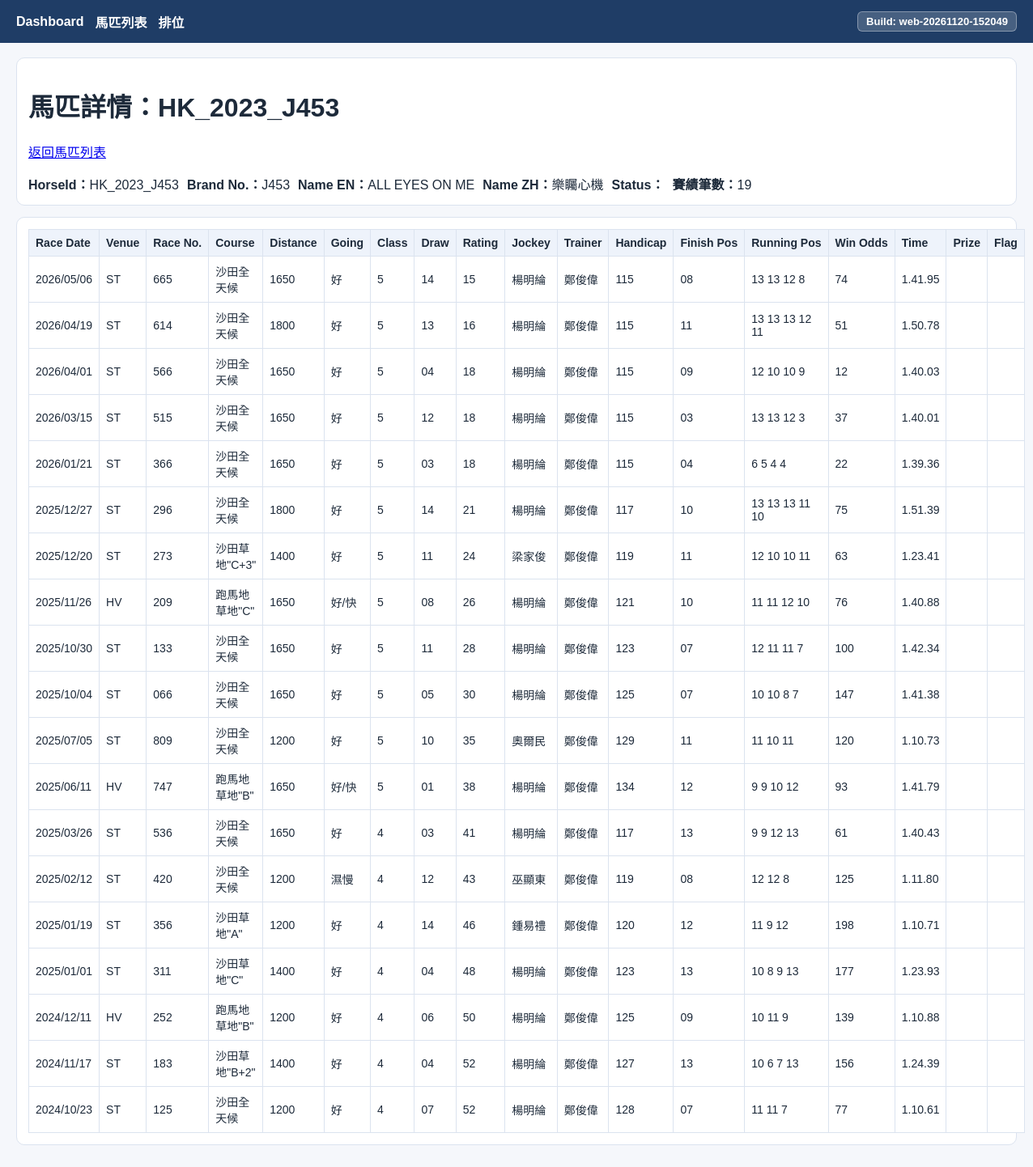
Screenshot of /horses/HK_2023_J453 with the database file from the repository.
### tables this page shows
CREATE TABLE horses (
              id INTEGER PRIMARY KEY AUTOINCREMENT,
              horse_id TEXT NOT NULL UNIQUE,
              name_zh TEXT,
              name_en TEXT,
              status TEXT,
              created_at TEXT DEFAULT CURRENT_TIMESTAMP
            , brand_no TEXT);

### racing/web_app.py (the view)
@app.get("/horses/<horse_id>")
def horse_detail(horse_id: str) -> str:
    init_db(DB_PATH)
    horse = fetch_horse_by_id(DB_PATH, horse_id)
    if horse is None:
        abort(404)
    records = fetch_race_records(DB_PATH, horse_id)
    status = get_horse_status(DB_PATH, horse_id)
    records_view = [
        {
            "race_date": format_race_date_display(r.race_date),
            "venue": r.venue,
            "race_no": r.race_no,
            "course": r.course,
            "distance": r.distance,
            "going": r.going,
            "class_band": r.class_band,
            "draw": r.draw,
            "rating": r.rating,
            "jockey": r.jockey,
            "trainer": r.trainer,
            "handicap": r.handicap,
            "finish_pos": r.finish_pos,
            "running_pos": r.running_pos,
            "win_odds": r.win_odds,
            "time": r.time,
            "prize": r.prize,
            "flag": status,
        }
        for r in records
    ]
    return render_template(
        "horse_detail.html",
        horse=horse,
        status=status,
        records=records_view,
        records_total=count_race_records(DB_PATH, horse_id),
    )

### racing/challenge_kings.py (called while the page is built)
def challenge_kings_schema_sql() -> str:
    return """
        CREATE TABLE IF NOT EXISTS challenge_standings (
          id INTEGER PRIMARY KEY AUTOINCREMENT,
          challenge_type TEXT NOT NULL,
          race_date TEXT NOT NULL,
          entry_no TEXT NOT NULL DEFAULT '',
          person_name TEXT NOT NULL,
          day_points TEXT NOT NULL DEFAULT '',
          wins TEXT NOT NULL DEFAULT '',
          seconds TEXT NOT NULL DEFAULT '',
          thirds TEXT NOT NULL DEFAULT '',
          fourths TEXT NOT NULL DEFAULT '',
          remark TEXT NOT NULL DEFAULT '',
          is_other INTEGER NOT NULL DEFAULT 0,
          updated_at TEXT NOT NULL DEFAULT '',
          UNIQUE(challenge_type, race_date, entry_no, person_name, is_other)
        );
        CREATE INDEX IF NOT EXISTS idx_challenge_standings_meeting
          ON challenge_standings(challenge_type, race_date);
    """

### racing/db.py (called while the page is built)
def is_acceptable_horse_id(horse_id: str) -> bool:
    hid = str(horse_id or "").strip()
    if len(hid) < 2 or len(hid) > 48:
        return False
    if hid.lower() in _DISALLOWED_HORSE_IDS:
        return False
    if _RE_HKJC_HORSE_ID.match(hid):
        return True
    if _RE_BRAND_NO.match(hid):
        return True
    return False

def connect(db_path: Path) -> sqlite3.Connection:
    conn = sqlite3.connect(str(db_path), timeout=30.0)
    conn.row_factory = sqlite3.Row
    conn.execute("PRAGMA foreign_keys = ON;")
    conn.execute("PRAGMA busy_timeout = 30000;")
    return conn

def get_connection(db_path: Path) -> sqlite3.Connection:
    return connect(db_path)

def _purge_unacceptable_horses(conn: sqlite3.Connection) -> None:
    rows = conn.execute("SELECT horse_id FROM horses;").fetchall()
    bad = [
        str(r["horse_id"] or "").strip()
        for r in rows
        if not is_acceptable_horse_id(str(r["horse_id"] or ""))
    ]
    if not bad:
        return
    for hid in bad:
        conn.execute("DELETE FROM race_records WHERE horse_id = ?;", (hid,))
        conn.execute("DELETE FROM horses WHERE horse_id = ?;", (hid,))

def count_race_records(db_path: Path, horse_id: str) -> int:
    with get_connection(db_path) as conn:
        cur = conn.execute(
            "SELECT COUNT(*) AS c FROM race_records WHERE horse_id = ?;",
            (horse_id,),
        )
        row = cur.fetchone()
        return int(row["c"]) if row else 0

### racing/schema.py (called while the page is built)
def qident(identifier: str) -> str:
    return '"' + identifier.replace('"', '""') + '"'

### racing/web_templates/horse_detail.html (shortened to what this page needs)
{% extends "base.html" %}
{% block content %}
<div class="card">
  <h1>馬匹詳情：{{ horse["horse_id"] }}</h1>
  <p><a href="{{ url_for('horses_list') }}">返回馬匹列表</a></p>
  <div class="row">
    <div><strong>HorseId：</strong>{{ horse["horse_id"] }}</div>
    <div><strong>Brand No.：</strong>{{ horse["brand_no"] or "" }}</div>
    <div><strong>Name EN：</strong>{{ horse["name_en"] or "" }}</div>
    <div><strong>Name ZH：</strong>{{ horse["name_zh"] or "" }}</div>
    <div><strong>Status：</strong>{{ status or "" }}</div>
    <div><strong>賽績筆數：</strong>{{ records_total }}</div>
  </div>
</div>
<div class="card">
  <table>
    <thead>
      <tr>
        <th>Race Date</th>
        <th>Venue</th>
        <th>Race No.</th>
        <th>Course</th>
        <th>Distance</th>
        <th>Going</th>
        <th>Class</th>
        <th>Draw</th>
        <th>Rating</th>
        <th>Jockey</th>
        <th>Trainer</th>
        <th>Handicap</th>
        <th>Finish Pos</th>
        <th>Running Pos</th>
        <th>Win Odds</th>
        <th>Time</th>
        <th>Prize</th>
        <th>Flag</th>
      </tr>
    </thead>
    <tbody>
      {% for r in records %}
      <tr>
        <td>{{ r["race_date"] }}</td>
        <td>{{ r["venue"] }}</td>
        <td>{{ r["race_no"] }}</td>
        <td>{{ r["course"] }}</td>
        <td>{{ r["distance"] }}</td>
        <td>{{ r["going"] }}</td>
        <td>{{ r["class_band"] }}</td>
        <td>{{ r["draw"] }}</td>
        <td>{{ r["rating"] }}</td>
        <td>{{ r["jockey"] }}</td>
        <td>{{ r["trainer"] }}</td>
        <td>{{ r["handicap"] }}</td>
        <td>{{ r["finish_pos"] }}</td>
        <td>{{ r["running_pos"] }}</td>
        <td>{{ r["win_odds"] }}</td>
        <td>{{ r["time"] }}</td>
        <td>{{ r["prize"] }}</td>
        <td>{{ r["flag"] }}</td>
      </tr>
      {% else %}
      <tr><td colspan="18">目前沒有賽績資料。</td></tr>
      {% endfor %}
    </tbody>
  </table>
</div>
{% endblock %}

### racing/web_templates/base.html (style rules this page uses)
:root { color-scheme: light; }
body { margin: 0; font-family: "Microsoft JhengHei", Arial, sans-serif; background: #f5f7fb; color: #1d2a3a; }
.card { background: #fff; border: 1px solid #dbe3ef; border-radius: 10px; padding: 14px; margin-bottom: 14px; }
table { width: 100%; border-collapse: collapse; background: #fff; }
th, td { border: 1px solid #dbe3ef; padding: 8px; font-size: 14px; text-align: left; }
th { background: #eef3fb; white-space: nowrap; }
.row { display: flex; gap: 10px; align-items: center; flex-wrap: wrap; }

### rows the page displays
horses: horse_id "HK_2023_J453", brand_no "J453", name_en "ALL EYES ON ME", name_zh "樂矚心機"

### other values shown
{{ web_build_tag }} "web-20261120-152049"
{{ records_total }} "19"
{{ r["race_date"] }} "2026/05/06" "2026/04/19" "2026/04/01" "2026/03/15" "2026/01/21" "2025/12/27" "2025/12/20" "2025/11/26" "2025/10/30" "2025/10/04" "2025/07/05" "2025/06/11" "2025/03/26" "2025/02/12" "2025/01/19" "2025/01/01" "2024/12/11" "2024/11/17" "2024/10/23"
{{ r["venue"] }} "ST" "ST" "ST" "ST" "ST" "ST" "ST" "HV" "ST" "ST" "ST" "HV" "ST" "ST" "ST" "ST" "HV" "ST" "ST"
{{ r["race_no"] }} "665" "614" "566" "515" "366" "296" "273" "209" "133" "066" "809" "747" "536" "420" "356" "311" "252" "183" "125"
{{ r["course"] }} "沙田全天候" "沙田全天候" "沙田全天候" "沙田全天候" "沙田全天候" "沙田全天候" "沙田草地\"C+3\"" "跑馬地草地\"C\"" "沙田全天候" "沙田全天候" "沙田全天候" "跑馬地草地\"B\"" "沙田全天候" "沙田全天候" "沙田草地\"A\"" "沙田草地\"C\"" "跑馬地草地\"B\"" "沙田草地\"B+2\"" "沙田全天候"
{{ r["distance"] }} "1650" "1800" "1650" "1650" "1650" "1800" "1400" "1650" "1650" "1650" "1200" "1650" "1650" "1200" "1200" "1400" "1200" "1400" "1200"
{{ r["going"] }} "好" "好" "好" "好" "好" "好" "好" "好/快" "好" "好" "好" "好/快" "好" "濕慢" "好" "好" "好" "好" "好"
{{ r["class_band"] }} "5" "5" "5" "5" "5" "5" "5" "5" "5" "5" "5" "5" "4" "4" "4" "4" "4" "4" "4"
{{ r["draw"] }} "14" "13" "04" "12" "03" "14" "11" "08" "11" "05" "10" "01" "03" "12" "14" "04" "06" "04" "07"
{{ r["rating"] }} "15" "16" "18" "18" "18" "21" "24" "26" "28" "30" "35" "38" "41" "43" "46" "48" "50" "52" "52"
{{ r["jockey"] }} "楊明綸" "楊明綸" "楊明綸" "楊明綸" "楊明綸" "楊明綸" "梁家俊" "楊明綸" "楊明綸" "楊明綸" "奧爾民" "楊明綸" "楊明綸" "巫顯東" "鍾易禮" "楊明綸" "楊明綸" "楊明綸" "楊明綸"
{{ r["trainer"] }} "鄭俊偉" "鄭俊偉" "鄭俊偉" "鄭俊偉" "鄭俊偉" "鄭俊偉" "鄭俊偉" "鄭俊偉" "鄭俊偉" "鄭俊偉" "鄭俊偉" "鄭俊偉" "鄭俊偉" "鄭俊偉" "鄭俊偉" "鄭俊偉" "鄭俊偉" "鄭俊偉" "鄭俊偉"
{{ r["handicap"] }} "115" "115" "115" "115" "115" "117" "119" "121" "123" "125" "129" "134" "117" "119" "120" "123" "125" "127" "128"
{{ r["finish_pos"] }} "08" "11" "09" "03" "04" "10" "11" "10" "07" "07" "11" "12" "13" "08" "12" "13" "09" "13" "07"
